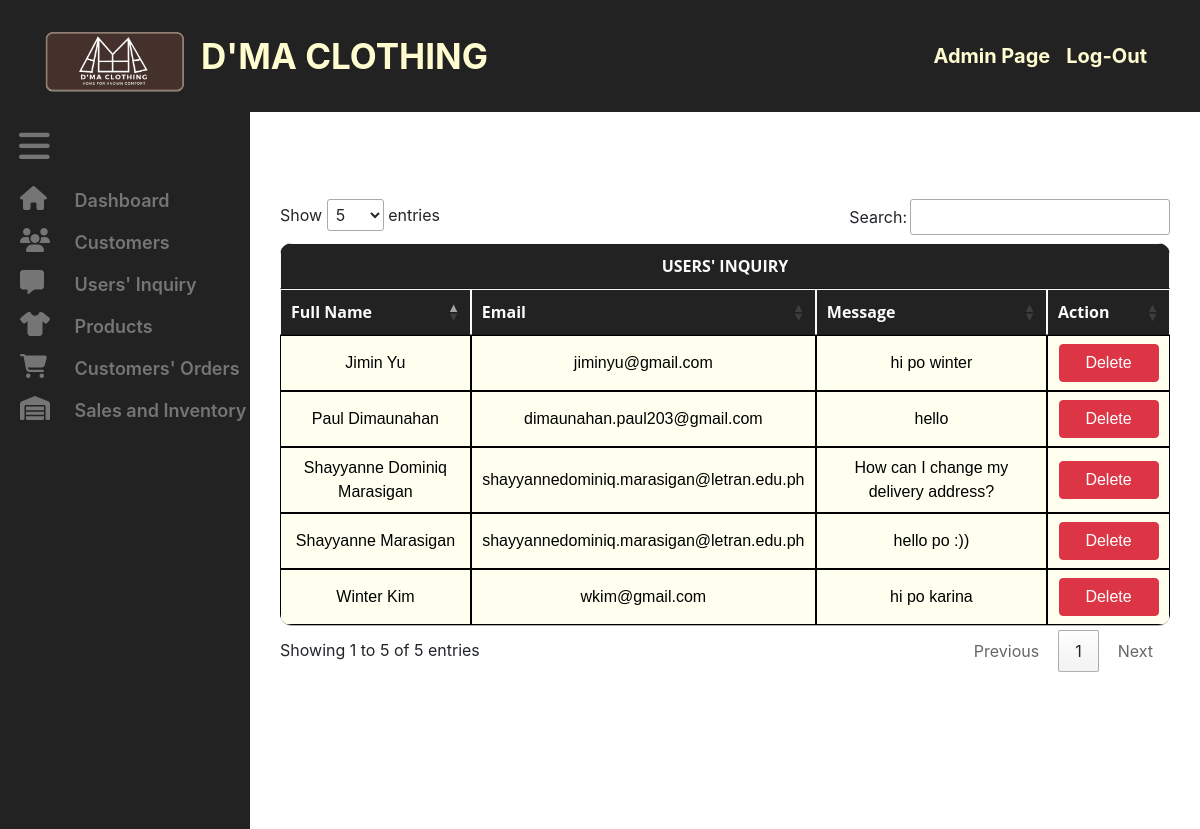
The app's page /admininquiry.php (signed in) with its own data.
### tables this page shows
CREATE TABLE `inquiry_tbl` (
  `id` int(11) NOT NULL,
  `fullname` text NOT NULL,
  `message` text NOT NULL,
  `email` text NOT NULL
);

### admininquiry.php (the view, shortened to what this page needs)
<!DOCTYPE html>
<html>
<head>
  <head>
    <link rel="stylesheet" href="https://cdn.datatables.net/1.13.4/css/jquery.dataTables.css" />
    <link rel="stylesheet" href="https://cdn.jsdelivr.net/npm/bootstrap@4.0.0/dist/css/bootstrap.min.css">
    <link rel="stylesheet" href="https://cdnjs.cloudflare.com/ajax/libs/font-awesome/4.7.0/css/font-awesome.min.css">
    <link rel="stylesheet" href="css/adminhome.css"></link>
    <link rel="stylesheet" type="text/css" href="https://cdn.datatables.net/1.11.3/css/jquery.dataTables.css">
  </head>
</head>
<body >
 <nav class="navbar navbar-expand-lg main-navbar bg-color main-navbar-color"
 id="main-navbar">
 <div class="container">
  <a href="userspage.php"><img class="navbar-brand" width="140" src="BuiltImages/dmaclothinglogo.png"></img></a>
  <a class="navbar-brand" href="adminhome.php"> D'MA CLOTHING </a>
  <div class="collapse navbar-collapse"id="myNav">
    <ul class="navbar-nav ml-auto">
      <li class="nav-item">
        <a href="adminhome.php" target="_self" class="nav-link"> Admin Page </a>
      </li>
      <li class="nav-item">
        <a href="include/logout.inc.php" target="_self" class="nav-link"> Log-Out </a>
      </li>
    </ul>
  </div>
</div>
</nav>
<div id="wrapper">
  <aside id="sidebar-wrapper">
    <ul class="sidebar-nav">
      <li>
        <div id="navbar-wrapper">
          <nav class="navbar navbar-inverse">
            <div class="container-fluid">
              <a href="#" class="navbar-brand text-right" id="sidebar-toggle"> <i class="fa fa-bars"></i> </a> <BR>
            </div>
          </nav>
        </div>
      </li>
      <li>
        <a href="adminhome.php"> <i class="fa fa-home"></i> Dashboard </a>
      </li>
      <li>
        <a href="admincustomer.php"><i class="fa fa-users"></i> Customers </a>
      </li>
      <li>
        <a href="admininquiry.php"><i class="fa fa-message"></i> Users' Inquiry </a>
      </li>
      <li>
        <a href="adminproducts.php"><i class="fa fa-shirt"></i> Products </a>
      </li>
      <li>
        <a href="adminorders.php"><i class="fa fa-cart-shopping"></i> Customers' Orders </a>
      </li>
      <li>
        <a href="adminsales.php"><i class="fa fa-warehouse"></i> Sales and Inventory </a>
      </li>
    </ul>
  </aside>
  <br><br><br>
  <section id="content-wrapper">
    <div class="row">
      <div class="col-lg-12">
        <div class="container">
          <div class="row">
            <div class="col-lg-12">
              <table id="datatable" class="test" style="width:100%; text-align:center; background-color:ivory; color: black">
                <thead>
                  <tr>
                    <th colspan="4">
                      <center>
                        <?php
                        echo "USERS' INQUIRY";
                        ?>
                      </center>
                    </th>
                  </tr>
                <tr>
                  <th>
                    Full Name
                  </th>
                  <th>
                    Email
                  </th>
                  <th>
                    Message
                  </th>
                  <th>
                    Action
                  </th>
                </tr>
                <tbody>
                </thead>
                <?php
                require './Include/db.handler.inc.php';
                $sql = "SELECT id, email, fullname, message FROM inquiry_tbl";
                $stmtCheck = mysqli_stmt_init($conn);
                if(!mysqli_stmt_prepare($stmtCheck,$sql))
                {
                  header("location: ../login.php?error=sqlerror");
                  exit();
                }
                else
                {
                  mysqli_stmt_execute($stmtCheck);
                  $result = mysqli_stmt_get_result($stmtCheck);
                  while($row = mysqli_fetch_assoc($result))
                  {
                    ?>
                    <tr>
                      <td><?php echo $row['fullname'] ?></td>
                      <td><?php echo $row['email'] ?></td>
                      <td><?php echo $row['message'] ?></td>
                      <td>
                      <button type="button" style="width:100px" class="btn btn-danger" data-bs-toggle="modal" data-bs-target="#delete-<?php echo $row['id'] ?>" >
                        Delete
                      </button>
                    </td>
                </tr>
                <?php
              }
            }
            ?>
          </table>
        </div>
      </div>
    </div>
  </div>
</div>
</div>
</body>
</html>

### css/adminhome.css (style rules this page uses)
.bg-color { background: #222; line-height: 80px; }
.navbar-brand { color:#FFFDD0; font-weight: bold; font-size: 35px!important; }
a .navbar-brand { color: #F8BE12; font-weight: bold; font-size: 35px!important; }
.nav-link { font-weight: bold; color: #FFFDD0; font-size: 20px; }
a { color: #F8BE12; }
table { width: 100%; border-collapse: separate; border-spacing: 0 10px; border-radius: 12px; overflow: hidden; }
td, th { padding: 10px 16px; border: 1px solid; text-align: center; }
th { background-color: #222; border: 1px solid; color: #fafafa; font-family: 'Open Sans', Sans-serif; font-weight: bold; }
tr { width: 100%; background-color: #fafafa; font-family: 'Montserrat', sans-serif; }
tr:nth-child(even) { background-color: #eeeeee; }
body { padding-bottom: 30px; position: relative; min-height: 100%; }
a { transition: background 0.2s, color 0.2s; }
.container-fluid { text-indent: -6px; }
#wrapper { padding-left: 0; transition: all 0.5s ease; position: static; }
#sidebar-wrapper { z-index: 1000; position: absolute; left: 250px; width: 0; height: 100%; margin-left: -250px; overflow-y: auto; overflow-x: hidden; background: #222; transition: all 0.5s ease; }
.sidebar-nav { top: 75px; width: 250px; margin: 0; padding: 0; list-style: none; }
.sidebar-nav > li { text-indent: 10px; line-height: 42px; }
.sidebar-nav > li a { display: block; text-decoration: none; color: #757575; font-weight: 600; font-size: 18px; }
.sidebar-nav > li > a i.fa { font-size: 24px; width: 60px; }
#navbar-wrapper { width: 100%; position: absolute; z-index: 2; }
#navbar-wrapper .navbar { border-width: 0 0 0 0; background-color: #222; font-size: 24px; margin-bottom: 0; border-radius: 0; }
#navbar-wrapper .navbar a { color: #757575; }
#content-wrapper { width: 100%; position: relative; padding: 15px; top: 100px; }
@media (min-width: 992px) { #wrapper { padding-left: 250px; } }
@media (min-width: 992px) { #sidebar-wrapper { width: 250px; } }
@media (min-width: 992px) { #navbar-wrapper { position: relative; } }
@media (min-width: 992px) { #content-wrapper { position: relative; top: 0; } }

### records on screen
inquiry_tbl: fullname "Jimin Yu", email "jiminyu@gmail.com", message "hi po winter"
inquiry_tbl: fullname "Winter Kim", email "wkim@gmail.com", message "hi po karina"
inquiry_tbl: fullname "Shayyanne Marasigan", email "shayyannedominiq.marasigan@letran.edu.ph", message "hello po :))"
inquiry_tbl: fullname "Paul Dimaunahan", email "dimaunahan.paul203@gmail.com", message "hello"
inquiry_tbl: fullname "Shayyanne Dominiq Marasigan", email "shayyannedominiq.marasigan@letran.edu.ph", message "How can I change my delivery address?"
